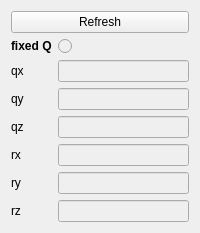
            <widget class="QWidget" name="tab">
             <attribute name="title">
              <string>Kalman</string>
             </attribute>
             <layout class="QVBoxLayout" name="verticalLayout_7">
              <item>
               <widget class="QPushButton" name="button_refresh_kalman">
                <property name="text">
                 <string>Refresh</string>
                </property>
                <property name="iconSize">
                 <size>
                  <width>20</width>
                  <height>20</height>
                 </size>
                </property>
                <property name="autoDefault">
                 <bool>false</bool>
                </property>
                <property name="default">
                 <bool>false</bool>
                </property>
                <property name="flat">
                 <bool>false</bool>
                </property>
               </widget>
              </item>
              <item>
               <layout class="QGridLayout" name="gridLayout_8">
                <item row="5" column="0">
                 <widget class="QLabel" name="label_33">
                  <property name="sizePolicy">
                   <sizepolicy hsizetype="Fixed" vsizetype="Fixed">
                    <horstretch>0</horstretch>
                    <verstretch>0</verstretch>
                   </sizepolicy>
                  </property>
                  <property name="text">
                   <string>rx</string>
                  </property>
                 </widget>
                </item>
                <item row="7" column="0">
                 <widget class="QLabel" name="label_38">
                  <property name="sizePolicy">
                   <sizepolicy hsizetype="Fixed" vsizetype="Fixed">
                    <horstretch>0</horstretch>
                    <verstretch>0</verstretch>
                   </sizepolicy>
                  </property>
                  <property name="text">
                   <string>rz</string>
                  </property>
                 </widget>
                </item>
                <item row="2" column="0">
                 <widget class="QLabel" name="label_36">
                  <property name="sizePolicy">
                   <sizepolicy hsizetype="Fixed" vsizetype="Fixed">
                    <horstretch>0</horstretch>
                    <verstretch>0</verstretch>
                   </sizepolicy>
                  </property>
                  <property name="text">
                   <string>qx</string>
                  </property>
                 </widget>
                </item>
                <item row="3" column="1">
                 <widget class="QLineEdit" name="lineEdit_qy">
                  <property name="enabled">
                   <bool>false</bool>
                  </property>
                 </widget>
                </item>
                <item row="4" column="1">
                 <widget class="QLineEdit" name="lineEdit_qz">
                  <property name="enabled">
                   <bool>false</bool>
                  </property>
                 </widget>
                </item>
                <item row="1" column="1">
                 <widget class="QRadioButton" name="radioButton_fixed_q">
                  <property name="enabled">
                   <bool>false</bool>
                  </property>
                  <property name="text">
                   <string/>
                  </property>
                  <property name="autoExclusive">
                   <bool>false</bool>
                  </property>
                 </widget>
                </item>
                <item row="1" column="0">
                 <widget class="QLabel" name="label_31">
                  <property name="sizePolicy">
                   <sizepolicy hsizetype="Fixed" vsizetype="Fixed">
                    <horstretch>0</horstretch>
                    <verstretch>0</verstretch>
                   </sizepolicy>
                  </property>
                  <property name="font">
                   <font>
                    <weight>75</weight>
                    <bold>true</bold>
                   </font>
                  </property>
                  <property name="text">
                   <string>fixed Q</string>
                  </property>
                 </widget>
                </item>
                <item row="5" column="1">
                 <widget class="QLineEdit" name="lineEdit_rx">
                  <property name="enabled">
                   <bool>false</bool>
                  </property>
                 </widget>
                </item>
                <item row="6" column="0">
                 <widget class="QLabel" name="label_37">
                  <property name="sizePolicy">
                   <sizepolicy hsizetype="Fixed" vsizetype="Fixed">
                    <horstretch>0</horstretch>
                    <verstretch>0</verstretch>
                   </sizepolicy>
                  </property>
                  <property name="text">
                   <string>ry</string>
                  </property>
                 </widget>
                </item>
                <item row="2" column="1">
                 <widget class="QLineEdit" name="lineEdit_qx">
                  <property name="enabled">
                   <bool>false</bool>
                  </property>
                 </widget>
                </item>
                <item row="4" column="0">
                 <widget class="QLabel" name="label_34">
                  <property name="sizePolicy">
                   <sizepolicy hsizetype="Fixed" vsizetype="Fixed">
                    <horstretch>0</horstretch>
                    <verstretch>0</verstretch>
                   </sizepolicy>
                  </property>
                  <property name="text">
                   <string>qz</string>
                  </property>
                 </widget>
                </item>
                <item row="6" column="1">
                 <widget class="QLineEdit" name="lineEdit_ry">
                  <property name="enabled">
                   <bool>false</bool>
                  </property>
                 </widget>
                </item>
                <item row="3" column="0">
                 <widget class="QLabel" name="label_32">
                  <property name="sizePolicy">
                   <sizepolicy hsizetype="Fixed" vsizetype="Fixed">
                    <horstretch>0</horstretch>
                    <verstretch>0</verstretch>
                   </sizepolicy>
                  </property>
                  <property name="text">
                   <string>qy</string>
                  </property>
                 </widget>
                </item>
                <item row="7" column="1">
                 <widget class="QLineEdit" name="lineEdit_rz">
                  <property name="enabled">
                   <bool>false</bool>
                  </property>
                 </widget>
                </item>
               </layout>
              </item>
             </layout>
            </widget>
